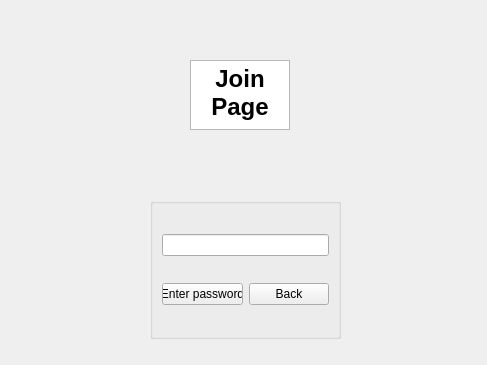
<?xml version="1.0" encoding="UTF-8"?>
<ui version="4.0">
 <class>Form</class>
 <widget class="QWidget" name="Form">
  <property name="geometry">
   <rect>
    <x>0</x>
    <y>0</y>
    <width>487</width>
    <height>365</height>
   </rect>
  </property>
  <property name="windowTitle">
   <string>Form</string>
  </property>
  <widget class="QGroupBox" name="gridGroupBox">
   <property name="geometry">
    <rect>
     <x>150</x>
     <y>198</y>
     <width>191</width>
     <height>141</height>
    </rect>
   </property>
   <layout class="QGridLayout" name="gridLayout">
    <item row="3" column="1">
     <widget class="QPushButton" name="backButton">
      <property name="text">
       <string>Back</string>
      </property>
     </widget>
    </item>
    <item row="3" column="0">
     <widget class="QPushButton" name="enterPasswordButton">
      <property name="text">
       <string>Enter password</string>
      </property>
     </widget>
    </item>
    <item row="1" column="0" colspan="2">
     <widget class="QLineEdit" name="passwordEdit"/>
    </item>
   </layout>
  </widget>
  <widget class="QTextBrowser" name="textBrowser">
   <property name="geometry">
    <rect>
     <x>190</x>
     <y>60</y>
     <width>100</width>
     <height>70</height>
    </rect>
   </property>
   <property name="minimumSize">
    <size>
     <width>100</width>
     <height>70</height>
    </size>
   </property>
   <property name="maximumSize">
    <size>
     <width>100</width>
     <height>70</height>
    </size>
   </property>
   <property name="html">
    <string>&lt;!DOCTYPE HTML PUBLIC &quot;-//W3C//DTD HTML 4.0//EN&quot; &quot;http://www.w3.org/TR/REC-html40/strict.dtd&quot;&gt;
&lt;html&gt;&lt;head&gt;&lt;meta name=&quot;qrichtext&quot; content=&quot;1&quot; /&gt;&lt;style type=&quot;text/css&quot;&gt;
p, li { white-space: pre-wrap; }
&lt;/style&gt;&lt;/head&gt;&lt;body style=&quot; font-family:'MS Shell Dlg 2'; font-size:8.25pt; font-weight:400; font-style:normal;&quot;&gt;
&lt;p align=&quot;center&quot; style=&quot; margin-top:0px; margin-bottom:0px; margin-left:0px; margin-right:0px; -qt-block-indent:0; text-indent:0px;&quot;&gt;&lt;span style=&quot; font-size:18pt; font-weight:600;&quot;&gt;Join Page&lt;/span&gt;&lt;/p&gt;&lt;/body&gt;&lt;/html&gt;</string>
   </property>
  </widget>
  <widget class="QLabel" name="errorLabel">
   <property name="enabled">
    <bool>false</bool>
   </property>
   <property name="geometry">
    <rect>
     <x>220</x>
     <y>160</y>
     <width>47</width>
     <height>13</height>
    </rect>
   </property>
   <property name="text">
    <string/>
   </property>
  </widget>
 </widget>
 <resources/>
 <connections/>
</ui>
